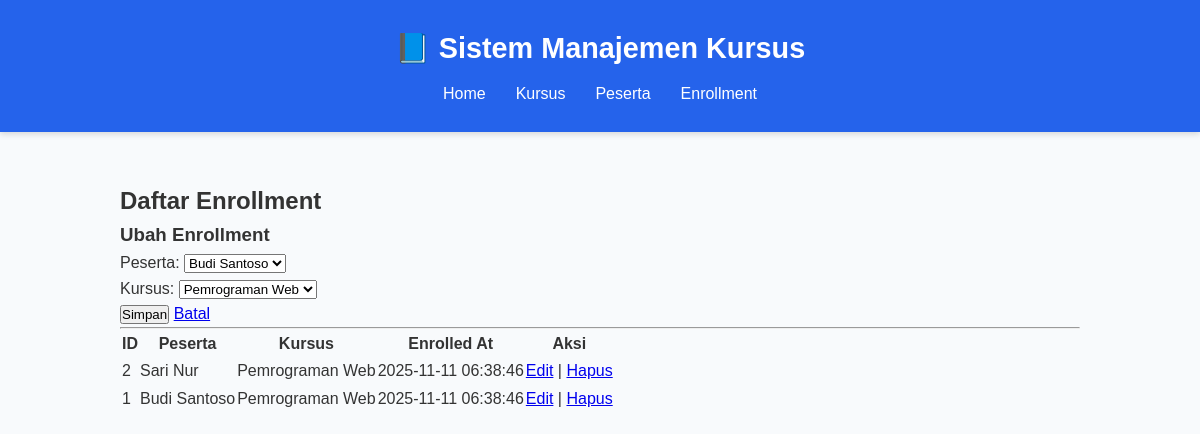
/index.php?page=enrollments&edit=1, run on the app's committed database.
### tables this page shows
CREATE TABLE IF NOT EXISTS enrollments (
  id INT AUTO_INCREMENT PRIMARY KEY,
  student_id INT NOT NULL,
  course_id INT NOT NULL,
  enrolled_at TIMESTAMP DEFAULT CURRENT_TIMESTAMP,
  FOREIGN KEY (student_id) REFERENCES students(id) ON DELETE CASCADE ON UPDATE CASCADE,
  FOREIGN KEY (course_id) REFERENCES courses(id) ON DELETE CASCADE ON UPDATE CASCADE
);

CREATE TABLE IF NOT EXISTS students (
  id INT AUTO_INCREMENT PRIMARY KEY,
  name VARCHAR(200) NOT NULL,
  email VARCHAR(200) NOT NULL UNIQUE,
  created_at TIMESTAMP DEFAULT CURRENT_TIMESTAMP
);

CREATE TABLE IF NOT EXISTS courses (
  id INT AUTO_INCREMENT PRIMARY KEY,
  name VARCHAR(200) NOT NULL,
  description TEXT,
  created_at TIMESTAMP DEFAULT CURRENT_TIMESTAMP
);

### class/Enrollment.php (called while the page is built, shortened)
<?php
class Enrollment {
    private $conn;
    public function __construct($pdo) {
        $this->conn = $pdo;
    }
    public function getAll() {
        $sql = "SELECT e.id,
                       s.id AS student_id,
                       s.name AS student_name,
                       c.id AS course_id,
                       c.name AS course_name,
                       e.enrolled_at
                FROM enrollments e
                JOIN students s ON e.student_id = s.id
                JOIN courses c ON e.course_id = c.id
                ORDER BY e.id DESC";
        $stmt = $this->conn->prepare($sql);
        $stmt->execute();
        return $stmt->fetchAll(PDO::FETCH_ASSOC);
    }
    public function getById($id) {
        $sql = "SELECT id, student_id, course_id FROM enrollments WHERE id = :id";
        $stmt = $this->conn->prepare($sql);
        $stmt->execute([':id' => $id]);
        return $stmt->fetch(PDO::FETCH_ASSOC);
    }
}

### class/Student.php (called while the page is built, shortened)
<?php
class Student {
    private $conn;
    public function __construct($pdo) {
        $this->conn = $pdo;
    }
    public function getAll() {
        $sql = "SELECT id, name, email, created_at FROM students ORDER BY id DESC";
        $stmt = $this->conn->prepare($sql);
        $stmt->execute();
        return $stmt->fetchAll(PDO::FETCH_ASSOC);
    }
}

### class/Course.php (called while the page is built, shortened)
<?php
class Course {
    private $conn;
    public function __construct($pdo) {
        $this->conn = $pdo;
    }
    public function getAll() {
        $sql = "SELECT id, name, description, created_at FROM courses ORDER BY id DESC";
        $stmt = $this->conn->prepare($sql);
        $stmt->execute();
        return $stmt->fetchAll(PDO::FETCH_ASSOC);
    }
}

### view/enrollments.php (the view, shortened to what this page needs)
<?php
$enrollments = $enrollmentObj->getAll();
$coursesAll = $courseObj->getAll();
$studentsAll = $studentObj->getAll();
?>
<h2>Daftar Enrollment</h2>
<?php
if (isset($_GET['edit'])) {
    $id = (int)$_GET['edit'];
    $e = $enrollmentObj->getById($id);
    if ($e) {
        ?>
        <h3>Ubah Enrollment</h3>
        <form method="post" action="index.php?page=enrollments">
            <label>Peserta:
                <select name="student_id" required>
                    <?php foreach ($studentsAll as $s): ?>
                        <option value="<?php echo $s['id']; ?>" <?php if($s['id']==$e['student_id']) echo 'selected'; ?>>
                        <?php echo htmlspecialchars($s['name']); ?></option>
                    <?php endforeach; ?>
                </select>
            </label><br>
            <label>Kursus:
                <select name="course_id" required>
                    <?php foreach ($coursesAll as $c): ?>
                        <option value="<?php echo $c['id']; ?>" <?php if($c['id']==$e['course_id']) echo 'selected'; ?>>
                        <?php echo htmlspecialchars($c['name']); ?></option>
                    <?php endforeach; ?>
                </select>
            </label><br>
            <button type="submit">Simpan</button>
            <a href="index.php?page=enrollments">Batal</a>
        </form>
        <?php
    }
}
?>
<hr />
<table>
    <thead>
        <tr><th>ID</th><th>Peserta</th><th>Kursus</th><th>Enrolled At</th><th>Aksi</th></tr>
    </thead>
    <tbody>
    <?php foreach ($enrollments as $en): ?>
        <tr>
            <td><?php echo $en['id']; ?></td>
            <td><?php echo htmlspecialchars($en['student_name']); ?></td>
            <td><?php echo htmlspecialchars($en['course_name']); ?></td>
            <td><?php echo $en['enrolled_at']; ?></td>
            <td>
                <a href="index.php?page=enrollments&edit=<?php echo $en['id']; ?>">Edit</a> |
                <a href="index.php?page=enrollments&delete=<?php echo $en['id']; ?>" onclick="return confirm('Hapus enrollment?')">Hapus</a>
            </td>
        </tr>
    <?php endforeach; ?>
    </tbody>
</table>

### style.css (style rules this page uses)
* { margin: 0; padding: 0; box-sizing: border-box; font-family: "Poppins", sans-serif; }
body { background-color: #f8fafc; color: #333; line-height: 1.6; }

### data on the page
enrollments: student_id "Budi Santoso", course_id "Pemrograman Web", id "1", student.name "Budi Santoso", course.name "Pemrograman Web", enrolled_at "2025-11-11 06:38:46"
enrollments: id "2", student.name "Sari Nur", course.name "Pemrograman Web", enrolled_at "2025-11-11 06:38:46"
